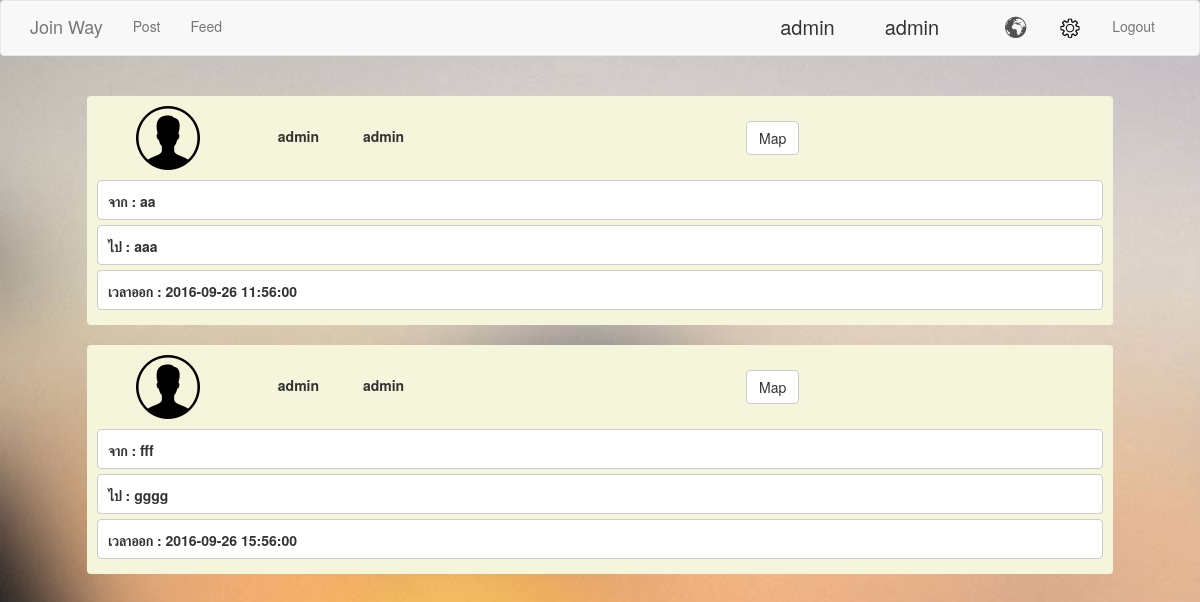
The page /source/phpViewPage.php (signed in) on the database as committed earlier.
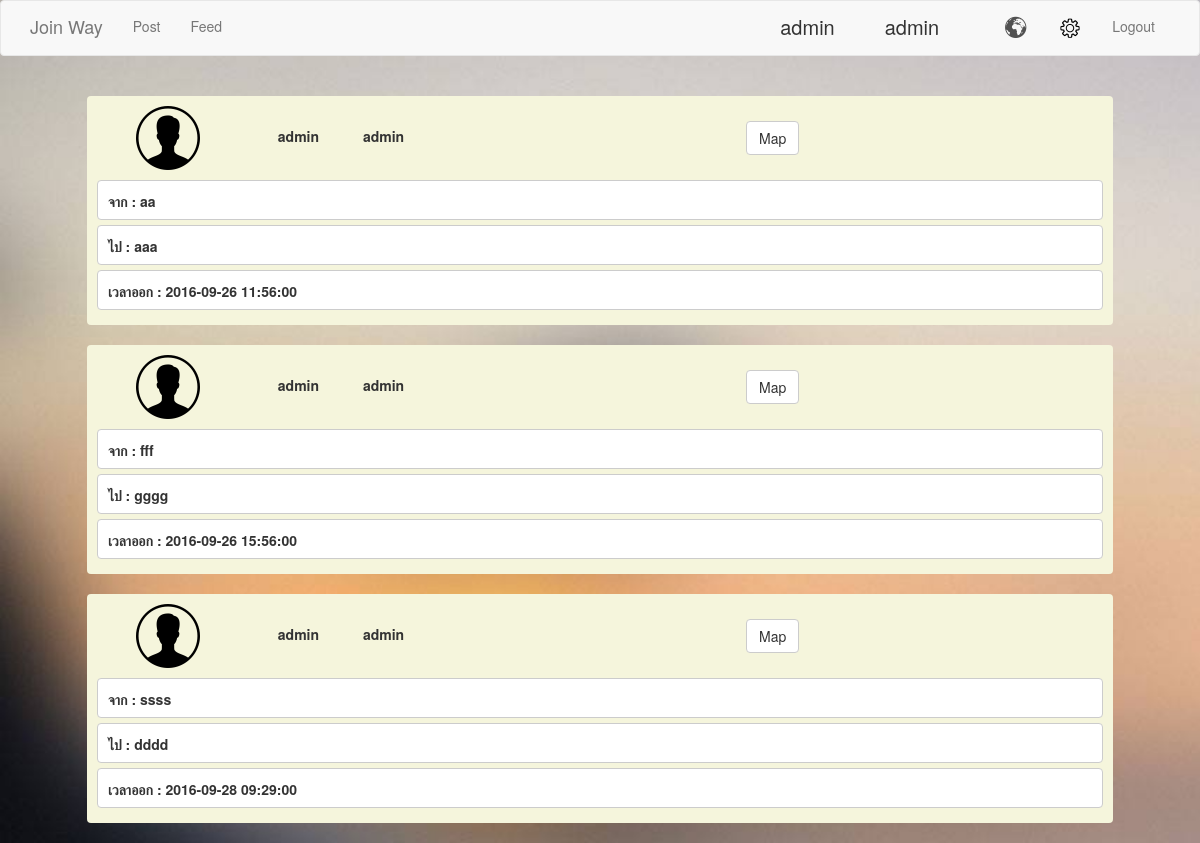
The same page on the database as committed later.
### tables this page shows
CREATE TABLE `map` (
  `map_id` int(11) NOT NULL,
  `meeting_point` text,
  `license_plate` varchar(10) DEFAULT NULL,
  `map_datetime` datetime DEFAULT NULL,
  `start_lat` varchar(200) DEFAULT NULL,
  `start_lng` varchar(200) DEFAULT NULL,
  `end_lat` varchar(200) DEFAULT NULL,
  `end_lng` varchar(200) DEFAULT NULL,
  `start` text,
  `end` text,
  `type` varchar(10) DEFAULT NULL,
  `user_id` varchar(10) DEFAULT NULL
);

CREATE TABLE `user` (
  `user_id` varchar(10) NOT NULL,
  `username` varchar(15) NOT NULL,
  `password` varchar(15) NOT NULL,
  `firstname` varchar(200) NOT NULL,
  `lastname` varchar(200) NOT NULL,
  `image` text NOT NULL
);

### source/phpViewPage.php (the view, shortened to what this page needs)
<!DOCTYPE html>
<html>
<head>
	<link rel="stylesheet" type="text/css" href="css/bootstrap.css">
<?
    $sqlVal = $_SESSION['login_true_admin'];
    $result = mysql_query("select * from user where username='$sqlVal'");
    $row = mysql_fetch_array($result);
?>
</head>
<body>
	<nav class="navbar navbar-default">
		<div class="container">
		    <div class="navbar-header">
		      <a class="navbar-brand" href="phpStickyPage.php">Join Way</a>
		    </div>
		    <div class="collapse navbar-collapse" id="bs-example-navbar-collapse-1">
		    	<ul class="nav navbar-nav">
		    		<li><a href="phpStickyPage.php">Post<span class="sr-only">(current)</span></a></li>
		    		<li><a href="phpViewPage.php">Feed<span class="icon-bar"></span></a></li>
		      	</ul>
		      	<ul class="nav navbar-nav navbar-right">
		      		<li id="sdf"> <?=$row["firstname"]; ?> </li>
		      		<li id="sdf"> <?=$row["lastname"];?> </li>
		        	<li><a href="phpSelectPage.php" onclick="alarm();"><img id="" src="image/globe-01.png"></a></li>
			    	<li><a href=""><img id="" src="image/setting.png"></a></li>
			    	<li><a href="phpLogout.php">Logout</a></li>
		      	</ul>
		    </div>
		</div>
	</nav>
<?
$sql = mysql_query("select * from map,user where map.user_id = user.user_id");
while($bbb = mysql_fetch_array($sql)){
?>
<br>
	<div class="container" align="center">
		<form name="formPost" method="post" action="phpRequestPage.php">
			<div class="paneshow">
				<div class="row">
					<div class="col-md-2">
						<img id="" src="image/male.png">
					</div>
					<div class="col-md-2">
						<label id=""><?=$bbb['firstname']?></label>
						<label id="nnn"><?=$bbb['lastname']?></label>
					</div>
					<div class="col-md-8">
						<button class="btn btn-default" id="yoo">Map</button>
					</div>
				</div>
				<div class="find text-left">
					<label id="mmm">จาก : <?=$bbb['start']?></label>
					<label id="mmm">ไป : <?=$bbb['end']?></label>
					<label id="mmm">เวลาออก : <?=$bbb['map_datetime']?></label>
				</div>
			</div>
		</form>
	</div>
<?}?>
<br>
</body>
</html>

Rows that differ between the two databases and show on the page:
added map: user.firstname "admin", user.lastname "admin", start "ssss", end "dddd", map_datetime "2016-09-28 09:29:00"
